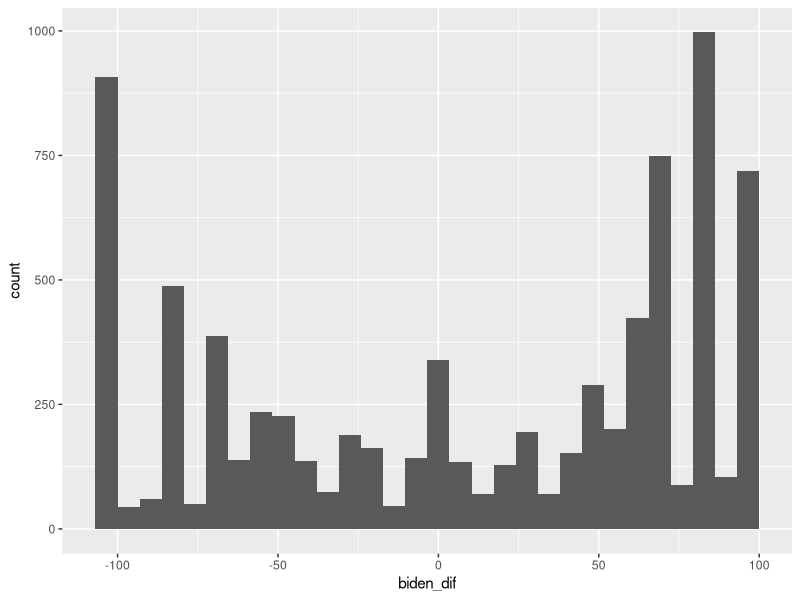
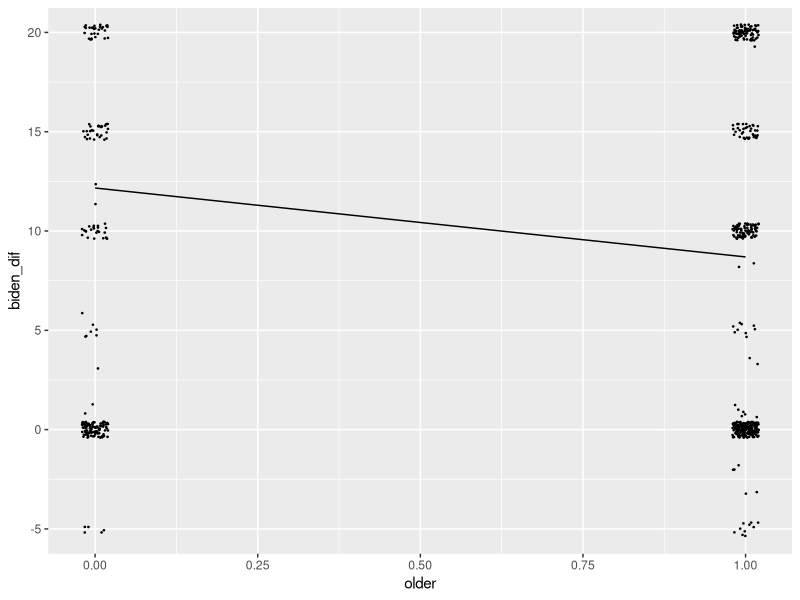
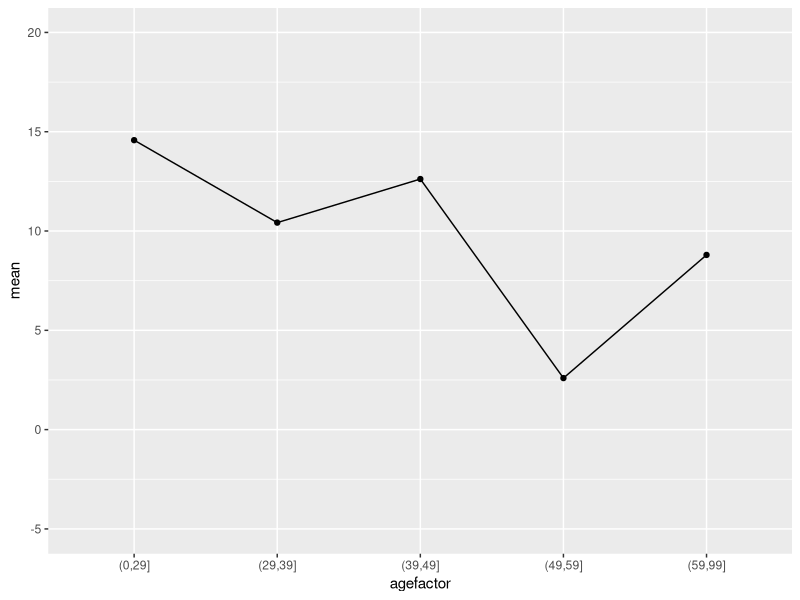
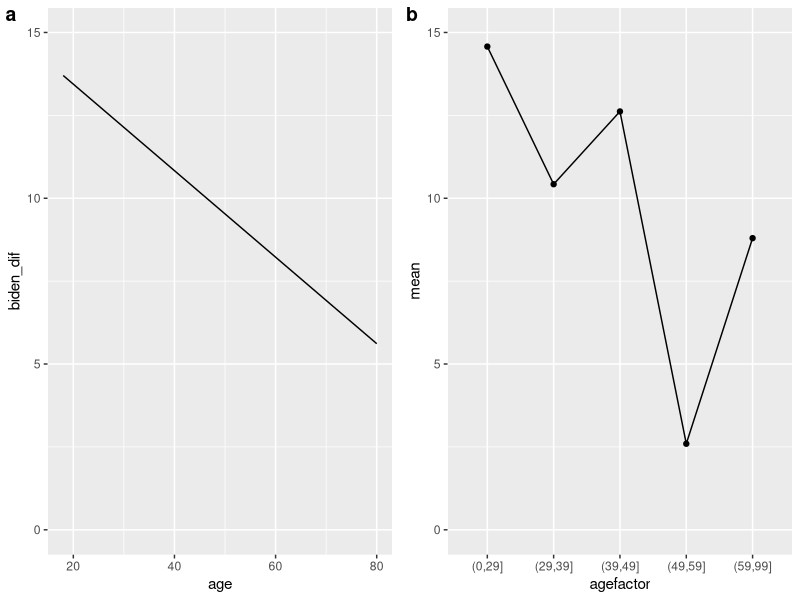

The R source for these figures, in order:
## ---- chunk 1
library(tidyverse)
library(ggplot2)
library(gridExtra)
library(ggpubr)
options(pillar.sigfig = 4) # Set the number of digits to display in examples.

df <- read_csv("datasets/2020anes.csv")

df$biden_dif <- df$biden_therm - df$trump_therm
p <- ggplot(df, aes(x=biden_dif)) + geom_histogram()
p
## ---- chunk 2
df$older[df$age<=33] <- 0
df$older[df$age>33] <- 1
## ---- chunk 3
means <- df %>%
  group_by(older) %>%
  summarize(biden_therm = mean(biden_dif, na.rm = TRUE))
means
## ---- chunk 4
means_ref <- df %>%
  group_by(older) %>%
  summarize(biden_therm = mean(biden_dif, na.rm = TRUE))
## ---- chunk 5
model1 <- lm(biden_dif ~ older, data = df)
model1 # We don't currently need the more elaborate results produced by summary(model1)
## ---- chunk 6
p2 <- ggplot(df, aes(x = older, y = biden_dif)) + 
  geom_jitter(width = .02, size = 0.25) + 
  stat_smooth(method = "lm", se = FALSE, color="black", linewidth=.5) +
 coord_cartesian(ylim = c(-5, 20)) # This line "zooms in" on the middle of our graph, which makes it easier to interpret.
p2
## ---- chunk 7
df$age18_29[!is.na(df$age)] <- 0
df$age30_39[!is.na(df$age)] <- 0
df$age40_49[!is.na(df$age)] <- 0
df$age50_59[!is.na(df$age)] <- 0
df$age60plus[!is.na(df$age)] <- 0

df$age18_29[df$age <= 29] <- 1
df$age30_39[df$age >= 30 & df$age <= 39] <- 1
df$age40_49[df$age >= 40 & df$age <= 49] <- 1
df$age50_59[df$age >= 50 & df$age <= 59] <- 1
df$age60plus[df$age >= 60] <- 1
## ---- chunk 8
df$agefactor <- cut(df$age, breaks = c(0,29,39,49,59,99))
meanstab <- df %>%
  group_by(agefactor) %>%
  summarize(mean = mean(biden_dif, na.rm=TRUE))
levels(meanstab$agefactor) <- c("18-29", "30-39","40-49","50-59","60+")
meanstab <- meanstab %>%
  rename(age_range = agefactor) %>%
  filter(!is.na(age_range))
df$agefactor<-NULL
## ---- chunk 9
knitr::kable(
  meanstab, booktabs = TRUE, digits = 2, caption = "Means of biden-df, by age" # Need to figure out how to do underscore.
)
## ---- chunk 10
model2 <- lm(biden_dif ~ age30_39 + age40_49 + age50_59 + age60plus, data = df)
model2
## ---- chunk 11
df$agefactor <- cut(df$age, breaks = c(0,29,39,49,59,99)) # Create age categories
model3 <- lm(biden_dif ~ agefactor, data = df)
model3
## ---- chunk 12
meanstab <- df %>%
  group_by(agefactor) %>%
  summarize(mean = mean(biden_dif, na.rm=TRUE)) %>%
  filter(!is.na(agefactor)) # Filter NAs for simplicity

p3 <- ggplot(meanstab, aes(x=agefactor, y=mean, group = 1)) + # group=1 is required for a line plot of this sort, for R to know that our dataset includes only one group.
  geom_line() + 
  geom_point() + 
  coord_cartesian(ylim = c(-5, 20)) # Make sure that the plot includes y=0, for reference.
p3
## ---- chunk 13
model2alt <- lm(biden_dif ~ age18_29 + age30_39 + age40_49 + age50_59 + age60plus, data = df)
model2alt
## ---- chunk 14
df$religion <- as.factor(df$religion) # The religion variable was imported as character. We need to convert it to be a factor.
model5 <- lm(biden_dif ~ religion, data = df) 
model5
## ---- chunk 15
model6 <- lm(biden_dif ~ age, data=df)
model6
## ---- chunk 16
p4a <- ggplot(df, aes(x = age, y = biden_dif)) +
  stat_smooth(method = "lm", se = FALSE, color="black", linewidth=.5) + 
  coord_cartesian(ylim = c(0, 15)) # 
p4b <- ggplot(meanstab, aes(x=agefactor, y=mean, group = 1)) + 
  geom_line() + 
  geom_point() +  
  coord_cartesian(ylim = c(0, 15)) # 

p4c <- ggarrange(p4a, p4b, nrow=1, labels="auto")
## ---- chunk 17
p4c
